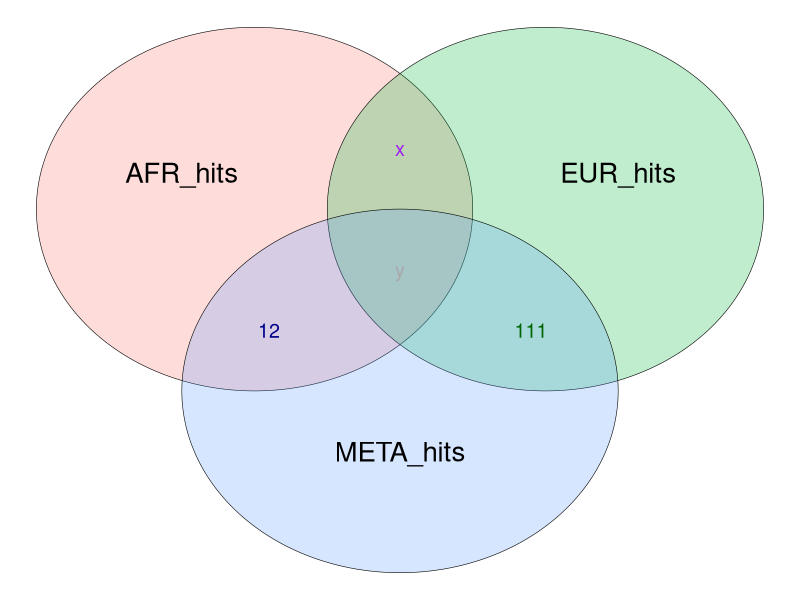

The R script that drew this image:
library(tidyverse)
library(ggforce)
library(ggplot2)

# creating a venn diagram using ggplot2

# construct the circles
data <- data.frame(x = c(0, 1, -1),
                   y = c(-0.5, 1, 1),
                   tx = c(0, 1.5, -1.5),
                   ty = c(-1, 1.3, 1.3),
                   cat = c("META_hits", "EUR_hits",
                           "AFR_hits"))

# plot with annotations
ggplot(data, aes(x0 = x, y0 = y, r = 1.5, fill = cat)) +
  geom_circle(alpha = 0.25, size = 0.2, color = "black", show.legend = FALSE) +
  geom_text(aes(x = tx, y = ty, label = cat), size = 7) +
  annotate(geom = "text", x = 0, y = 1.5, label = "x", color = "purple", size = 5) +
  annotate(geom = "text", x = -0.9, y = 0, label = "12", color = "darkblue", size = 5) +
  annotate(geom = "text", x = 0.9, y = 0, label = "111", color = "darkgreen", size = 5) +
  annotate(geom = "text", x = 0, y = 0.5, label = "y", color = "darkgray", size = 5) +
  theme_void()
